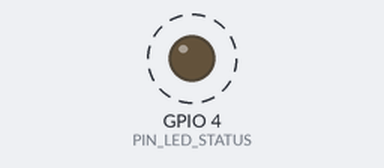
The sketch below on a simulated ESP32. Shown: output pins drawn as LEDs (lit = HIGH). Dashed ring = blinking. What the sketch prints to the serial monitor is not drawn.

Above: at 1.5 s.
Timing chart, 0 to 5.2 s (numbered marks = the images above):
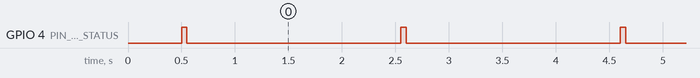

Measured:
- by itself, GPIO 4 (PIN_LED_STATUS): alternates HIGH for 0.05 s and LOW for 2.0 s

The sketch:

node-1-rumah.ino
```cpp
// Node 1 "Rumah" - kerangka program v0.1.0 (dibuat di Modul 3)
// Proyek benang merah: Rumah Pintar Mini.
//
// Setiap fungsi di bawah ini adalah "rak" yang sudah diberi label, tetapi isinya
// sebagian besar masih kosong. Rak-rak ini diisi bertahap mulai Modul 5.
// Walaupun begitu, kode ini sudah bisa dijalankan: ia mencetak bacaan contoh
// ke Serial Monitor tiap 2 detik dan mengedipkan LED status di D4.

const String VERSI_FIRMWARE = "0.1.0";
const int PIN_LED_STATUS = 4;          // LED status, terpasang sejak Modul 2
const unsigned long JEDA_BACA = 2000;  // baca sensor tiap 2 detik

// Formulir data sensor. Nama kolomnya mengikuti kontrak data (Lampiran A Silabus).
struct BacaanSensor {
  float suhu;      // derajat Celsius
  int kelembapan;  // persen
  int cahaya;      // 0-4095
  bool gerak;      // ada gerakan?
};

// ---------- Modul 5: menyiapkan semua pin ----------
void siapkanPin() {
  pinMode(PIN_LED_STATUS, OUTPUT);
  // nanti di sini: relay lampu, relay kipas, pompa, servo tirai, tombol manual
}

// ---------- Modul 6-7: membaca sensor sungguhan ----------
BacaanSensor bacaSensor() {
  BacaanSensor b;
  b.suhu = 28.5;      // sementara angka contoh; Modul 6-7 menggantinya
  b.kelembapan = 71;  // dengan pembacaan sensor yang sebenarnya
  b.cahaya = 412;
  b.gerak = false;
  return b;
}

// ---------- Modul 7: menampilkan bacaan di layar OLED ----------
void tampilkanDiLayar(BacaanSensor b) {
  // belum diisi
}

// ---------- Modul 5 & 19: mengendalikan kipas, lampu, pompa ----------
void kendalikanAktuator(BacaanSensor b) {
  // belum diisi
}

// ---------- Modul 10-11: mengirim bacaan ke server ----------
void kirimData(BacaanSensor b) {
  // belum diisi
}

// ---------- Modul 8: kedip status sebagai "detak jantung" ----------
void kedipStatus() {
  digitalWrite(PIN_LED_STATUS, HIGH);
  delay(50);
  digitalWrite(PIN_LED_STATUS, LOW);
}

// Mencetak bacaan ke Serial Monitor (alat bantu kita sendiri).
void cetakBacaan(BacaanSensor b) {
  Serial.print("suhu=");
  Serial.print(b.suhu, 1);
  Serial.print(" kelembapan=");
  Serial.print(b.kelembapan);
  Serial.print(" cahaya=");
  Serial.print(b.cahaya);
  Serial.print(" gerak=");
  if (b.gerak) {
    Serial.println("ya");
  } else {
    Serial.println("tidak");
  }
}

void setup() {
  Serial.begin(115200);
  delay(500);
  Serial.println();
  Serial.println("Node 1 Rumah - firmware " + VERSI_FIRMWARE);
  siapkanPin();
}

void loop() {
  BacaanSensor bacaan = bacaSensor();
  cetakBacaan(bacaan);
  tampilkanDiLayar(bacaan);
  kendalikanAktuator(bacaan);
  kirimData(bacaan);
  kedipStatus();
  delay(JEDA_BACA);
}
```
